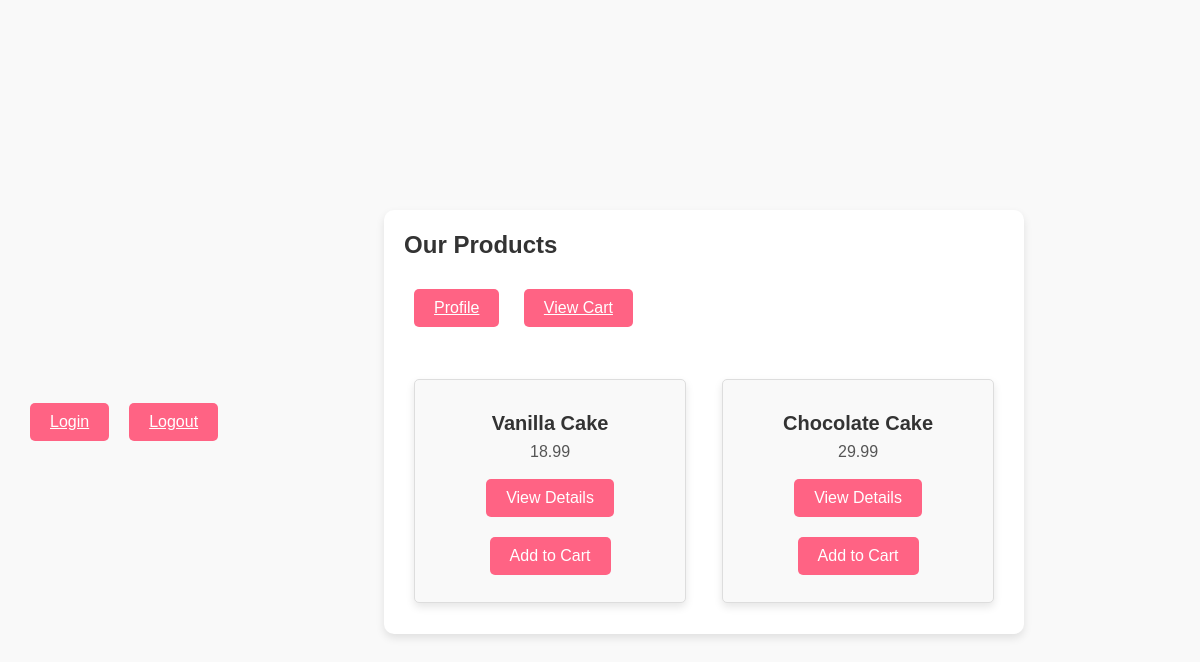
Before: /Cake/catalog with the older database file.
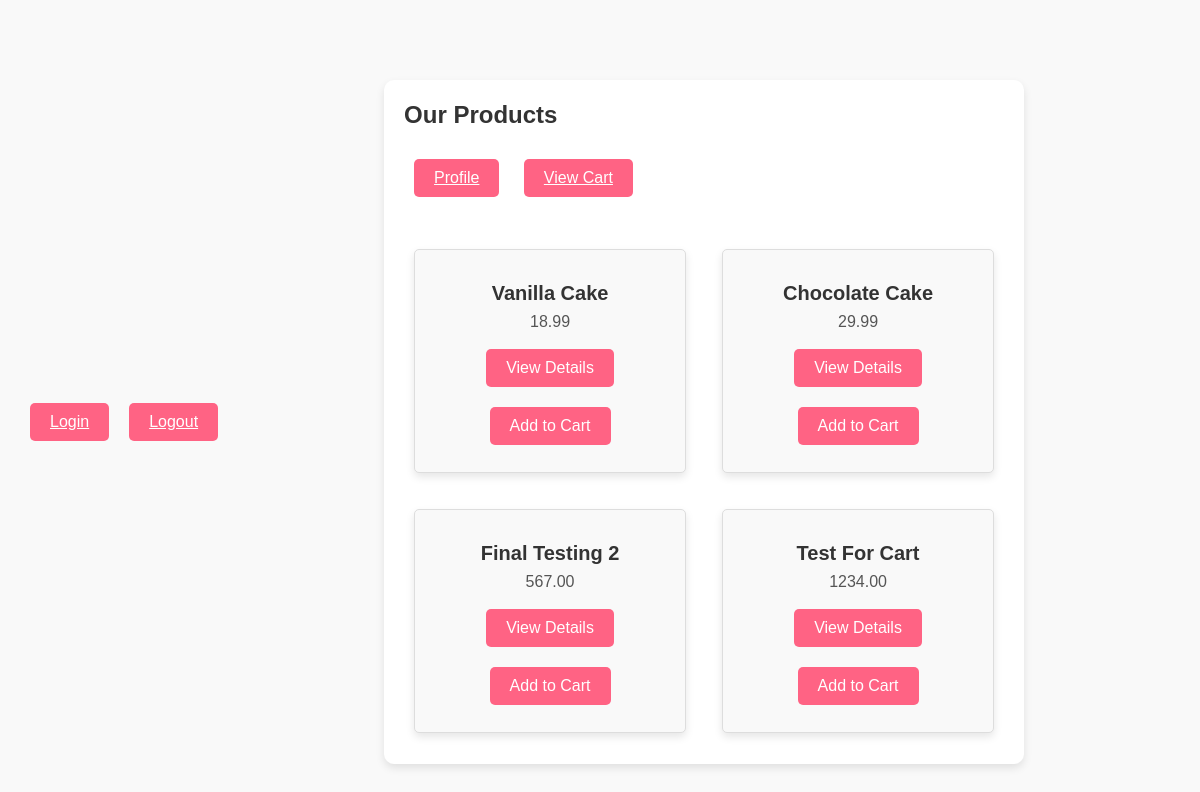
After: the same page with the newer database file.
### tables this page shows
CREATE TABLE `product` (
  `product_id` int(11) NOT NULL,
  `name` varchar(255) NOT NULL,
  `type` varchar(100) NOT NULL,
  `price` decimal(10,2) NOT NULL,
  `details` text NOT NULL,
  `quantity` int(11) NOT NULL,
  `image_path` varchar(255) NOT NULL
);

### app/core/Controller.php (called while the page is built, shortened)
<?php
class Controller{
	function view($name, $data=null){
		include('app/views/' . $name . '.php');
	}
}

### app/controllers/Cake.php (called while the page is built, shortened)
<?php
class Cake extends \app\core\Controller {
    public function catalog() {
        $product = new \app\models\Product();
        $products = $product->getAll();
        $this->view('Product/catalog', $products);
    }
}

### app/core/App.php (called while the page is built, shortened)
<?php
class App{
    private $routes = [];
    public function addRoute($url,$handler){
        $url = preg_replace('/{([^\/]+)}/', '(?<$1>[^\/]+)', $url);
        $this->routes[$url] = $handler;
    }
    public function resolve($url){
        $matches = [];
        foreach ($this->routes as $routePattern => $controllerMethod) {
            if(preg_match("#^$routePattern$#", $url, $matches)){
                $namedParams = array_filter($matches,
                    function($key) {
                        return !is_numeric($key);
                    }
                    , ARRAY_FILTER_USE_KEY);
                return [$controllerMethod, $namedParams];
            }
        }
        return false;
    }
    function __construct(){
        $url = $_GET['url'];
        [$controllerMethod, $namedParams] = $this->resolve($url);
        [$controller,$method] = explode(',', $controllerMethod);
        $controllerInstance = new $controller();
        call_user_func_array([$controllerInstance, $method], $namedParams);
    }
}

### index.php (called while the page is built, shortened)
<?php
new App();

### app/models/Product.php (called while the page is built, shortened)
<?php
class Product extends \app\core\Model{
    public function getAll(){
        $SQL = 'SELECT * FROM product';
        $STMT = self::$_conn->prepare($SQL);
        $STMT->execute();
        $STMT->setFetchMode(PDO::FETCH_CLASS, 'app\models\Product');
        return $STMT->fetchAll();
    }
}

### app/core/autoload.php (called while the page is built, shortened)
<?php
spl_autoload_register(
    function($class_name){
        $class_name = str_replace('\\', DIRECTORY_SEPARATOR, $class_name);
        if(file_exists($class_name.'.php')){
            return true;
        }
        else
        {
            return false;
        }
    }
);

### app/core/Model.php (called while the page is built, shortened)
<?php
class Model{
	public function __construct(){
		$host = 'localhost';
		$dbname = 'cakedb';
		$user = 'root';
		$pass = '';
	}
}

### app/views/Product/catalog.php (the view, shortened to what this page needs)
<html lang="en">
<head>
    <link rel="stylesheet" href="\css\base.css">
    <link rel="stylesheet" href="\css\product.css">
</head>
<body>
    <a href="/User/login" class="add-to-cart-btn">Login</a>
    <a href="/User/logout" class="add-to-cart-btn">Logout</a>
    <div class="container">
        <h2>Our Products</h2>
        <a href="/Profile/index" class="add-to-cart-btn">Profile</a>
        <a href="/Cart/index" class="add-to-cart-btn">View Cart</a>
        <form method='post' action=''>
        <div class="product-grid">
            <?php foreach ($data as $product) { ?>
                <div class="product">
                        <div class="product-info">
                            <h3><?= $product->name ?></h3>
                            <p class="product-price"><?= $product->price ?></p>
                            <a href="/Cake/details/<?= $product->product_id ?>" class="add-to-cart-btn">View Details</a>
                            <a href="/Cart/add/<?= $product->product_id ?>" class="add-to-cart-btn">Add to Cart</a>
                        </div>
                </div>
            <?php } ?>
        </div>
        </form>
    </div>
</body>
</html>

### css/base.css (style rules this page uses)
* { margin: 1px 0px; }
body, h1, h2, h3, p, form, input, button, a { font-family: 'Arial', sans-serif; }
body { font-family: 'Arial', sans-serif; background-color: #f9f9f9; display: flex; justify-content: center; align-items: center; padding: 20px; height: 100vh; }
.container { background-color: #fff; padding: 20px; border-radius: 10px; margin: 20px auto; width: 80%; max-width: 600px; box-shadow: 0 4px 8px rgba(0, 0, 0, 0.1); }
h2 { margin-bottom: 20px; color: #333; }
form p { text-align: center; }
form a { color: #ff6384; text-decoration: none; }
.product { margin: 10px; text-align: center; }

### css/product.css (style rules this page uses)
.add-to-cart-btn { padding: 10px 20px; margin: 10px; background-color: #ff6384; color: white; border: none; border-radius: 5px; cursor: pointer; font-size: 16px; display: inline-block; }
.product-grid { display: grid; grid-template-columns: repeat(auto-fill, minmax(250px, 1fr)); gap: 1rem; margin-top: 2rem; }
.product { border: 1px solid #ddd; border-radius: 5px; padding: 1rem; background-color: #f9f9f9; text-align: center; box-shadow: 0 4px 8px rgba(0, 0, 0, 0.1); }
.product-info { margin-top: 1rem; }
.product h3 { color: #333; font-size: 1.25rem; }
.product-price { color: #555; margin: 0.5rem 0; }

Changed rows visible on the page:
added product: name "Final Testing 2", price "567.00"
added product: name "Test For Cart", price "1234.00"
